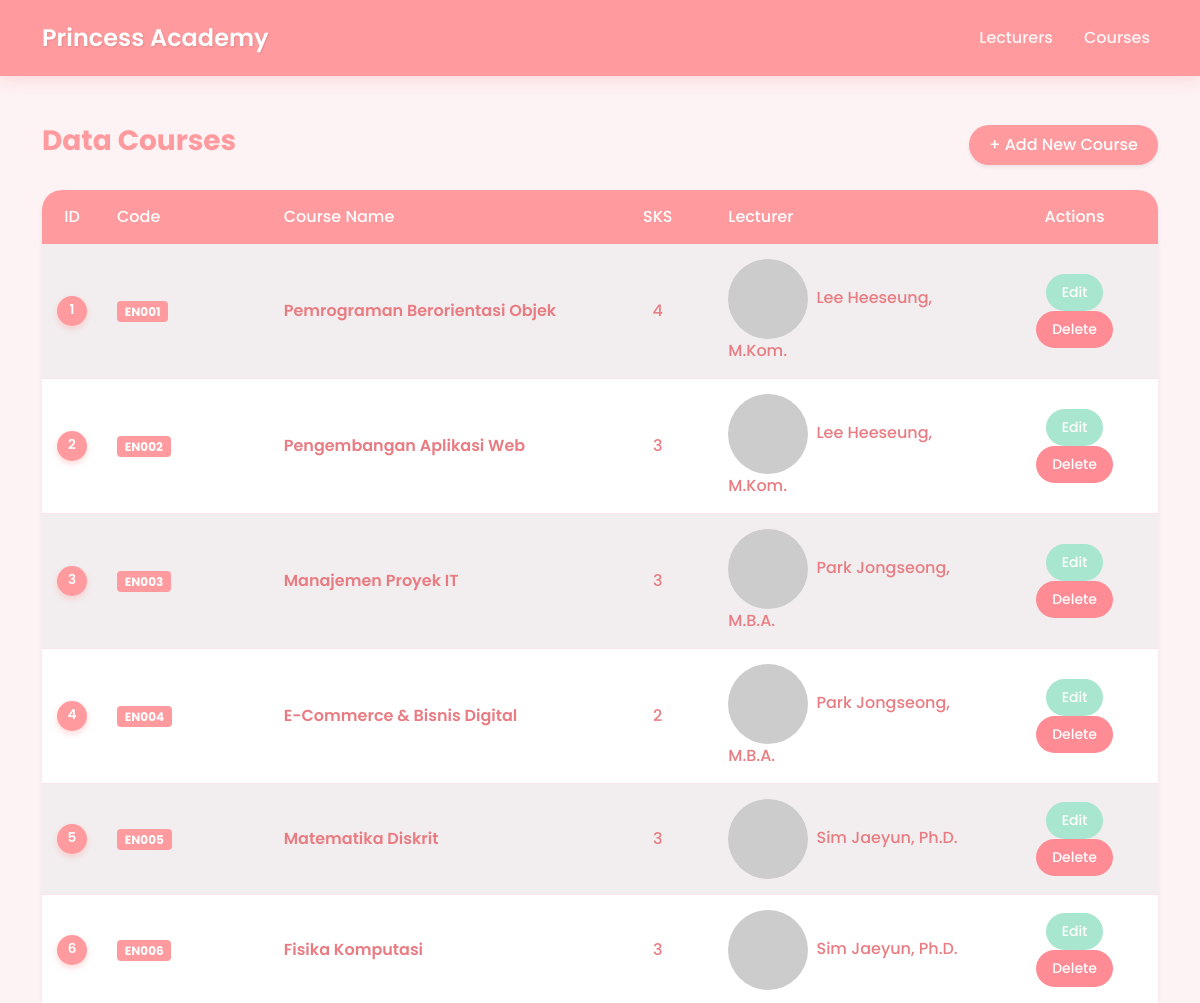
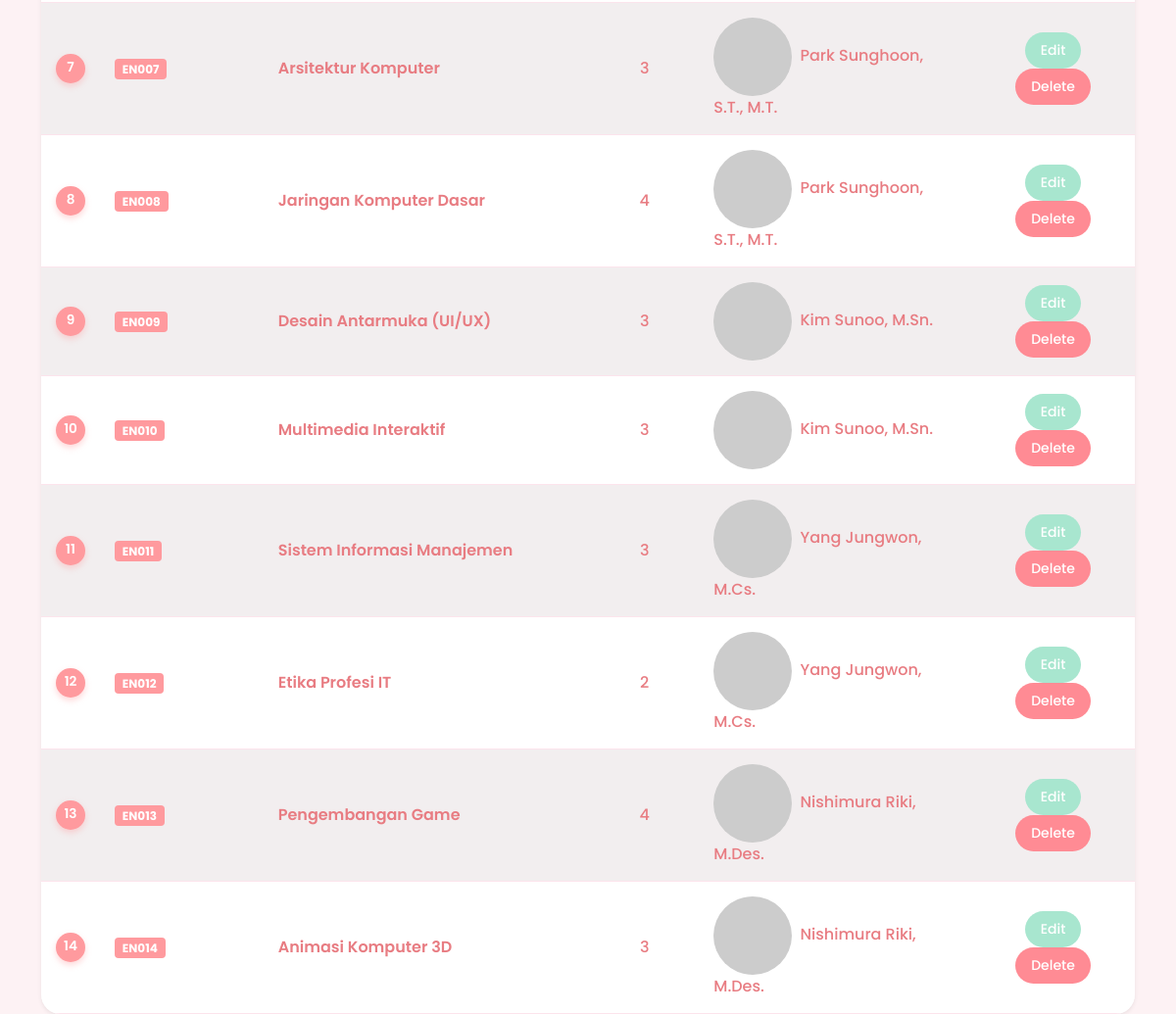
/tp_mvc25/index.php?page=course, run on the app's committed database (2 pictures, top to bottom).
### tables this page shows
CREATE TABLE `courses` (
  `id` int(11) NOT NULL,
  `course_code` varchar(10) NOT NULL,
  `course_name` varchar(100) NOT NULL,
  `sks` int(11) NOT NULL,
  `lecturer_id` int(11) DEFAULT NULL
);

CREATE TABLE `lecturers` (
  `id` int(11) NOT NULL,
  `nidn` varchar(20) NOT NULL,
  `name` varchar(100) NOT NULL,
  `phone` varchar(15) DEFAULT NULL,
  `join_date` date DEFAULT NULL
);

### tp_mvc25/controllers/CourseController.php (called while the page is built, shortened)
<?php
require_once 'models/Course.php';
class CourseController {
    private $model;
    public function __construct($db) {
        $this->model = new Course($db);
    }
    public function index() {
        $courses = $this->model->getAll();
        require 'views/course/index.php';
    }
}
?>

### tp_mvc25/models/Course.php (called while the page is built, shortened)
<?php
class Course {
    private $conn;
    public function __construct($db) {
        $this->conn = $db;
    }
    public function getAll() {
        $sql = "SELECT courses.*, lecturers.name as lecturer_name
                FROM courses
                LEFT JOIN lecturers ON courses.lecturer_id = lecturers.id
                ORDER BY courses.id ASC";
        return $this->conn->query($sql);
    }
}
?>

### tp_mvc25/views/course/index.php (the view, shortened to what this page needs)
<?php include 'views/layout/header.php'; ?>
<?php include 'views/layout/navbar.php'; ?>
<div class="container">
    <div class="d-flex justify-content-between align-items-center mb-4">
        <h3 style="color: #ff9a9e; font-weight: bold;">Data Courses</h3>
        <a class="btn btn-primary shadow-sm" href="index.php?page=course&action=create">
            <i class="bi bi-plus-lg"></i> + Add New Course
        </a>
    </div>
    <div class="card border-0 shadow-sm">
        <div class="card-body p-0">
            <div class="table-responsive">
                <table class="table table-striped table-hover mb-0">
                    <thead>
                        <tr>
                            <th class="text-center" width="5%">ID</th>
                            <th width="15%">Code</th>
                            <th width="30%">Course Name</th>
                            <th class="text-center" width="10%">SKS</th>
                            <th width="25%">Lecturer</th>
                            <th class="text-center" width="15%">Actions</th>
                        </tr>
                    </thead>
                    <tbody>
                        <?php if ($courses->num_rows > 0): ?>
                            <?php while($row = $courses->fetch_assoc()): ?>
                            <tr>
                                <td class="text-center">
                                    <span class="id-badge"><?= $row['id'] ?></span>
                                </td>
                                <td>
                                    <span class="badge" style="background-color: #ff9a9e;"><?= $row['course_code'] ?></span>
                                </td>
                                <td style="font-weight: 600; color: #e87c82;">
                                    <?= $row['course_name'] ?>
                                </td>
                                <td class="text-center text-pink">
                                    <?= $row['sks'] ?>
                                </td>
                                <td>
                                    <?php if($row['lecturer_name']): ?>
                                        <span style="color: #e87c82; font-weight: 500;">
                                            <img src="https://ui-avatars.com/api/?name=<?= urlencode($row['lecturer_name']) ?>&background=fdf2f4&color=e87c82&size=24" class="rounded-circle me-1" alt="">
                                            <?= $row['lecturer_name'] ?>
                                        </span>
                                    <?php else: ?>
                                        <span class="text-muted fst-italic small">No Lecturer Assigned</span>
                                    <?php endif; ?>
                                </td>
                                <td class="text-center">
                                    <a class="btn btn-sm btn-success text-white rounded-pill px-3" href="index.php?page=course&action=edit&id=<?= $row['id'] ?>">Edit</a>
                                    <a class="btn btn-sm btn-danger text-white rounded-pill px-3" href="index.php?page=course&action=delete&id=<?= $row['id'] ?>" onclick="return confirm('Are you sure you want to delete this course?')">Delete</a>
                                </td>
                            </tr>
                            <?php endwhile; ?>
                        <?php endif; ?>
                    </tbody>
                </table>
            </div>
        </div>
    </div>
</div>
<?php include 'views/layout/footer.php'; ?>

### tp_mvc25/index.php (shortened to what this page needs)
<?php
require_once 'controllers/LecturerController.php';
require_once 'controllers/CourseController.php';
$db = (new Database())->conn;
$page   = isset($_GET['page']) ? $_GET['page'] : 'lecturer';
$action = isset($_GET['action']) ? $_GET['action'] : 'index';
$id     = isset($_GET['id']) ? $_GET['id'] : null;
switch ($page) {
    case 'course':
        $controller = new CourseController($db);
        if ($action == 'index') $controller->index();
        elseif ($action == 'create') $controller->create();
        elseif ($action == 'edit') $controller->edit($id);
        elseif ($action == 'delete') $controller->delete($id);
        break;
}
?>

### tp_mvc25/views/layout/header.php (shortened to what this page needs)
<!doctype html>
<html lang="en">
<head>
  <link href="assets/bootstrap.min.css" rel="stylesheet">
  <link href="assets/style.css" rel="stylesheet">
</head>
<body>

### tp_mvc25/views/layout/navbar.php (shortened to what this page needs)
<nav class="navbar navbar-expand-lg navbar-light mb-5">
  <div class="container">
    <a class="navbar-brand" href="index.php">Princess Academy</a>
    <div class="collapse navbar-collapse" id="navbarNav">
      <ul class="navbar-nav ms-auto"> <li class="nav-item">
          <a class="nav-link" href="index.php?page=lecturer">Lecturers</a>
        </li>
        <li class="nav-item">
          <a class="nav-link" href="index.php?page=course">Courses</a>
        </li>
      </ul>
    </div>
  </div>
</nav>

### tp_mvc25/views/layout/footer.php (shortened to what this page needs)
</body>
</html>

### tp_mvc25/assets/style.css (style rules this page uses)
:root { --primary-pink: #ff9a9e; --dark-pink: #e87c82; --soft-bg: #fdf2f4; --white: #ffffff; --text-grey: #555; }
body { background-color: var(--soft-bg); font-family: 'Poppins', sans-serif; color: var(--text-grey); }
.navbar { background-color: #ff9a9e !important; box-shadow: 0 4px 15px rgba(255, 154, 158, 0.3); padding: 15px 0; }
.navbar-brand { font-weight: 600; font-size: 1.5rem; color: white !important; text-shadow: 1px 1px 2px rgba(0,0,0,0.1); }
.nav-link { color: rgba(255,255,255,0.9) !important; font-weight: 500; margin-left: 15px; transition: 0.3s; }
.card { border: none; border-radius: 20px; box-shadow: 0 10px 30px rgba(255, 154, 158, 0.15); background-color: var(--white); overflow: hidden; }
.table { background-color: white; border-radius: 15px; overflow: hidden; box-shadow: 0 5px 20px rgba(0,0,0,0.05); border-collapse: separate; border-spacing: 0; }
.table thead { background-color: var(--primary-pink); color: white; }
.table thead th { border: none; padding: 15px; font-weight: 500; }
.table tbody td { padding: 15px; border-bottom: 1px solid #fce4ec; color: #666; vertical-align: middle; }
.table-striped tbody tr:nth-of-type(odd) { background-color: #fffbfc; }
.btn { border-radius: 50px; padding: 8px 20px; font-weight: 500; border: none; transition: all 0.3s ease; }
.btn-primary { background-color: var(--primary-pink); box-shadow: 0 4px 10px rgba(255, 154, 158, 0.4); }
.btn-success { background-color: #a8e6cf; color: #444; }
.btn-danger { background-color: #ff8b94; }
.id-badge { background-color: #ff9a9e; color: white; width: 30px; height: 30px; display: inline-flex; justify-content: center; align-items: center; border-radius: 50%; font-weight: 600; font-size: 0.85rem; box-shadow: 0 3px 6px rgba(255, 154, 158, 0.4); }
.text-pink { color: #e87c82 !important; font-weight: 500; }

### data on the page
courses: id "1", course_code "EN001", course_name "Pemrograman Berorientasi Objek", sks "4", lecturer.name "Lee Heeseung, M.Kom."
courses: id "2", course_code "EN002", course_name "Pengembangan Aplikasi Web", sks "3", lecturer.name "Lee Heeseung, M.Kom."
courses: id "3", course_code "EN003", course_name "Manajemen Proyek IT", sks "3", lecturer.name "Park Jongseong, M.B.A."
courses: id "4", course_code "EN004", course_name "E-Commerce & Bisnis Digital", sks "2", lecturer.name "Park Jongseong, M.B.A."
courses: id "5", course_code "EN005", course_name "Matematika Diskrit", sks "3", lecturer.name "Sim Jaeyun, Ph.D."
courses: id "6", course_code "EN006", course_name "Fisika Komputasi", sks "3", lecturer.name "Sim Jaeyun, Ph.D."
courses: id "7", course_code "EN007", course_name "Arsitektur Komputer", sks "3", lecturer.name "Park Sunghoon, S.T., M.T."
courses: id "8", course_code "EN008", course_name "Jaringan Komputer Dasar", sks "4", lecturer.name "Park Sunghoon, S.T., M.T."
courses: id "9", course_code "EN009", course_name "Desain Antarmuka (UI/UX)", sks "3", lecturer.name "Kim Sunoo, M.Sn."
courses: id "10", course_code "EN010", course_name "Multimedia Interaktif", sks "3", lecturer.name "Kim Sunoo, M.Sn."
courses: id "11", course_code "EN011", course_name "Sistem Informasi Manajemen", sks "3", lecturer.name "Yang Jungwon, M.Cs."
courses: id "12", course_code "EN012", course_name "Etika Profesi IT", sks "2", lecturer.name "Yang Jungwon, M.Cs."
courses: id "13", course_code "EN013", course_name "Pengembangan Game", sks "4", lecturer.name "Nishimura Riki, M.Des."
courses: id "14", course_code "EN014", course_name "Animasi Komputer 3D", sks "3", lecturer.name "Nishimura Riki, M.Des."
